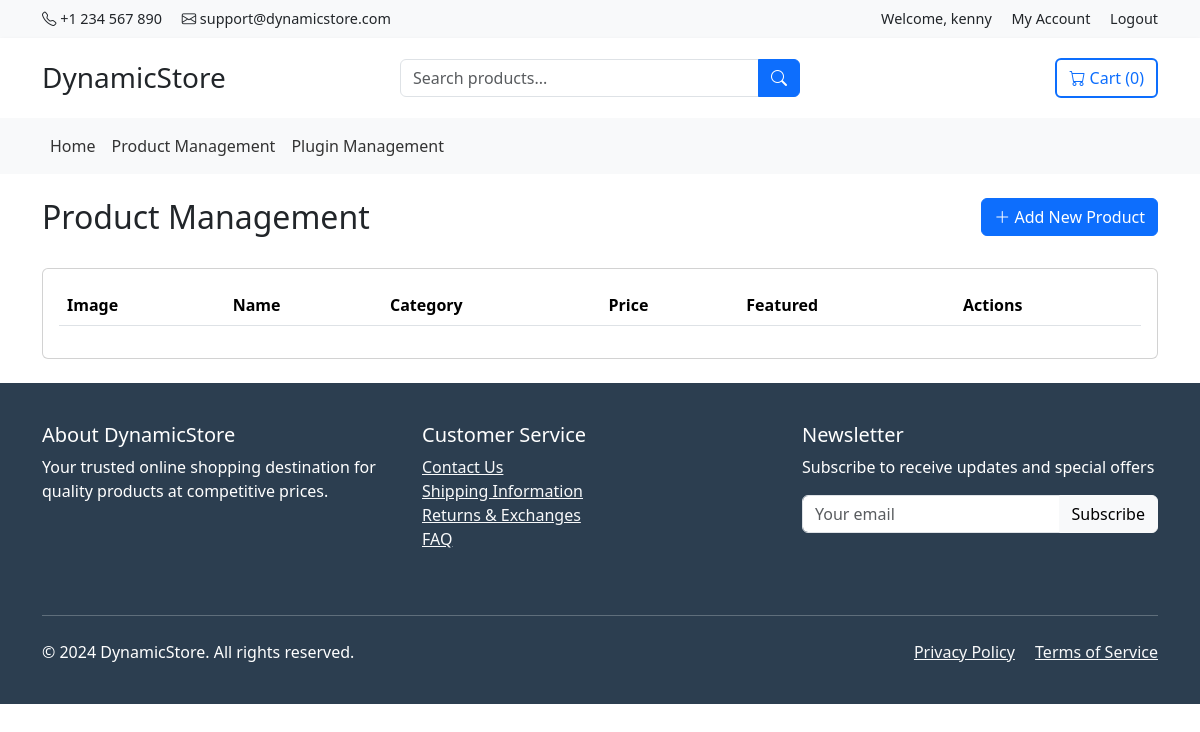
The page /management/products/ (signed in) on the database as committed earlier.
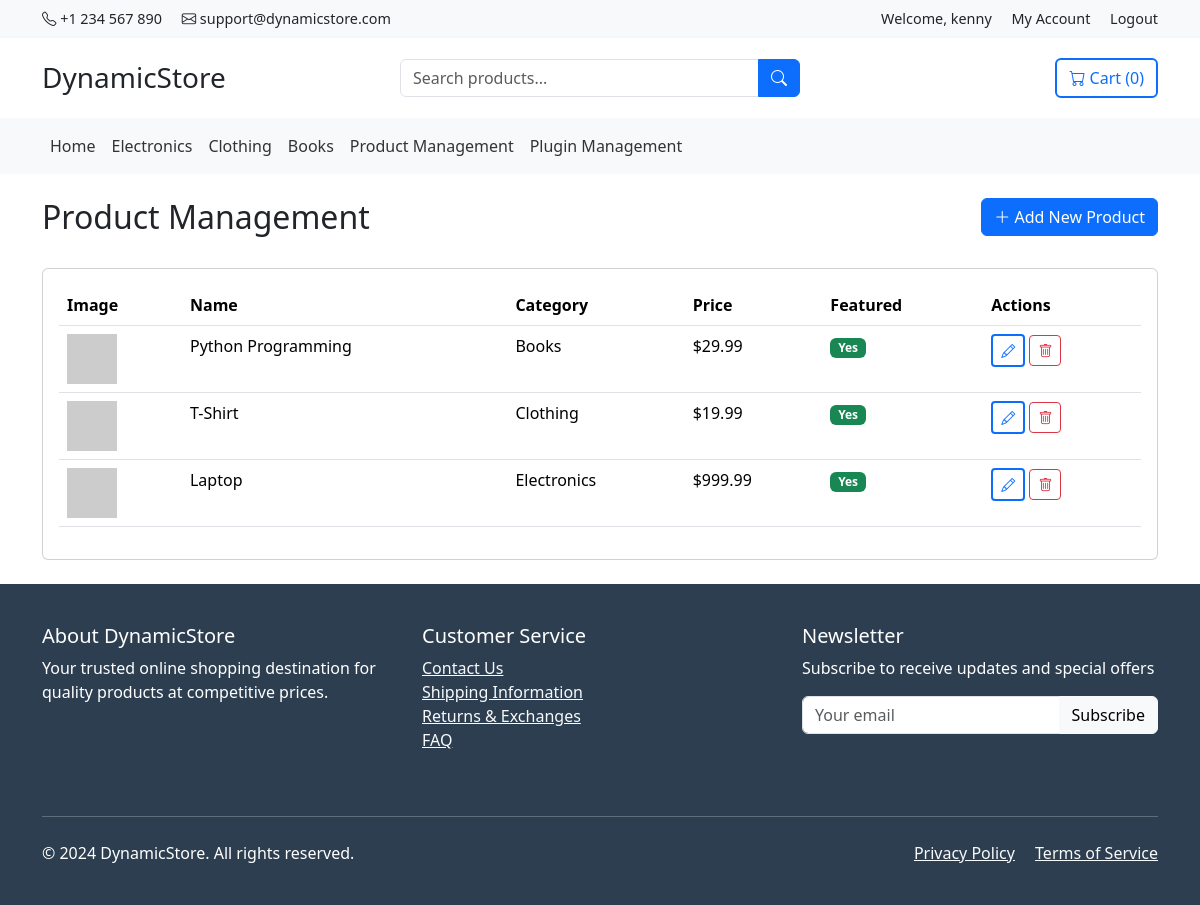
The same page on the database as committed later.
### core/models.py (models this page shows, shortened)
class Category(models.Model):
    name = models.CharField(max_length=200)
    description = models.TextField(blank=True)
    image = models.ImageField(upload_to='categories/', blank=True, null=True)
    class Meta:
        verbose_name_plural = 'Categories'

class Product(models.Model):
    name = models.CharField(max_length=200)
    description = models.TextField()
    price = models.DecimalField(max_digits=10, decimal_places=2)
    category = models.ForeignKey(Category, on_delete=models.CASCADE)
    image = models.ImageField(upload_to='products/', blank=True, null=True)
    featured = models.BooleanField(default=False)
    created_at = models.DateTimeField(auto_now_add=True)
    updated_at = models.DateTimeField(auto_now=True)

### core/views.py (the view)
# urls.py: path('management/products/', views.product_management, name='product_management'),
@user_passes_test(is_superuser)
def product_management(request):
    products = Product.objects.all().order_by('-created_at')
    categories = Category.objects.all()
    return render(request, 'admin/product_management.html', {
        'products': products,
        'categories': categories,
    })

### core/views.py (called while the page is built)
def is_superuser(user):
    return user.is_superuser

### templates/admin/product_management.html (shortened to what this page needs)
{% extends 'base.html' %}
{% block content %}
<div class="container">
    <div class="row mb-4">
        <div class="col">
            <h2>Product Management</h2>
        </div>
        <div class="col text-end">
            <button type="button" class="btn btn-primary" data-bs-toggle="modal" data-bs-target="#addProductModal">
                <i class="bi bi-plus-lg"></i> Add New Product
            </button>
        </div>
    </div>
    <div class="card">
        <div class="card-body">
            <div class="table-responsive">
                <table class="table table-hover">
                    <thead>
                        <tr>
                            <th>Image</th>
                            <th>Name</th>
                            <th>Category</th>
                            <th>Price</th>
                            <th>Featured</th>
                            <th>Actions</th>
                        </tr>
                    </thead>
                    <tbody>
                        {% for product in products %}
                        <tr>
                            <td>
                                {% if product.image %}
                                    <img src="{{ product.image.url }}" alt="{{ product.name }}" style="height: 50px;">
                                {% else %}
                                    <img src="https://via.placeholder.com/50" alt="No image">
                                {% endif %}
                            </td>
                            <td>{{ product.name }}</td>
                            <td>{{ product.category.name }}</td>
                            <td>${{ product.price }}</td>
                            <td>
                                <span class="badge {% if product.featured %}bg-success{% else %}bg-secondary{% endif %}">
                                    {{ product.featured|yesno:"Yes,No" }}
                                </span>
                            </td>
                            <td>
                                <button class="btn btn-sm btn-outline-primary edit-product"
                                        data-product-id="{{ product.id }}"
                                        data-bs-toggle="modal"
                                        data-bs-target="#editProductModal">
                                    <i class="bi bi-pencil"></i>
                                </button>
                                <button class="btn btn-sm btn-outline-danger delete-product"
                                        data-product-id="{{ product.id }}"
                                        data-bs-toggle="modal"
                                        data-bs-target="#deleteProductModal">
                                    <i class="bi bi-trash"></i>
                                </button>
                            </td>
                        </tr>
                        {% endfor %}
                    </tbody>
                </table>
            </div>
        </div>
    </div>
</div>
{% endblock %}

### templates/base.html (shortened to what the changed rows need)
<!DOCTYPE html>
<html lang="en">
<head>
    <link href="https://cdn.jsdelivr.net/npm/bootstrap@5.3.2/dist/css/bootstrap.min.css" rel="stylesheet">
    <link rel="stylesheet" href="https://cdn.jsdelivr.net/npm/bootstrap-icons@1.11.3/font/bootstrap-icons.min.css">
</head>
<body>
    <nav class="main-nav">
        <div class="container">
            <div class="row align-items-center">
                <div class="col-md-3">
                    <a class="navbar-brand" href="{% url 'home' %}">
                        <h1 class="h3 mb-0">DynamicStore</h1>
                    </a>
                </div>
            </div>
        </div>
    </nav>
    <nav class="navbar navbar-expand-lg navbar-light bg-light">
        <div class="container">
            <div class="collapse navbar-collapse" id="categoryNav">
                <ul class="navbar-nav">
                    {% for category in categories %}
                    <li class="nav-item">
                        <a class="nav-link" href="#">{{ category.name }}</a>
                    </li>
                    {% endfor %}
                </ul>
            </div>
        </div>
    </nav>
    <main class="py-4">
        {% block content %}{% endblock %}
    </main>
</body>
</html>

Rows that differ between the two databases and show on the page:
added Category: name "Electronics"
added Category: name "Clothing"
added Category: name "Books"
added Product: name "Python Programming", category.name "Books", price "29.99", featured "Yes"
added Product: name "T-Shirt", category.name "Clothing", price "19.99", featured "Yes"
added Product: name "Laptop", category.name "Electronics", price "999.99", featured "Yes"
